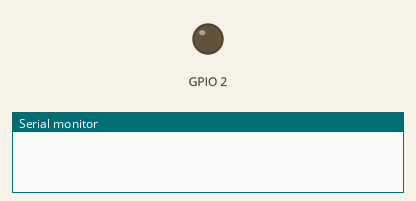
This sketch was run on a simulated ESP32. Shown: output pins drawn as LEDs (lit = HIGH), the last lines printed to the serial monitor. Dashed ring = blinking.

Above: at 1.0 s.
At 2.5 s:
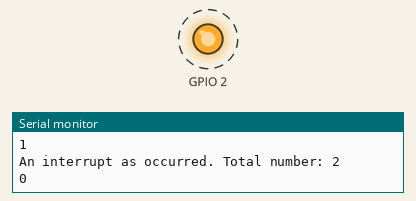
Timing chart, 0 to 4.6 s (numbered marks = the images above):
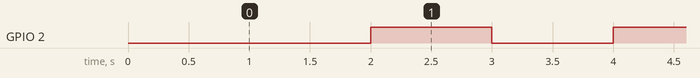

Measured:
- by itself, GPIO 2: alternates HIGH for 1.0 s and LOW for 1.0 s

The sketch:

ESP32_ABU2023_DEMO5_TIMER_INTERRUPT_AND_DUAL_CORE.ino
```cpp
volatile uint8_t state = 0;

volatile int interruptCounter;
int totalInterruptCounter;
hw_timer_t * timer = NULL;
portMUX_TYPE timerMux = portMUX_INITIALIZER_UNLOCKED;
void IRAM_ATTR onTimer() {
  portENTER_CRITICAL_ISR(&timerMux);
  interruptCounter++;
  digitalWrite(2,state);
  state = !state;
  portEXIT_CRITICAL_ISR(&timerMux);

}

void setup() {
  // put your setup code here, to run once:
  Serial.begin(115200);
  pinMode(2,OUTPUT);
  timer = timerBegin(0, 80, true);

  timerAttachInterrupt(timer, &onTimer, true);

  timerAlarmWrite(timer, 1000000, true);
  timerAlarmEnable(timer);

}

void loop() {
  // put your main code here, to run repeatedly:
   if (interruptCounter > 0) {

    portENTER_CRITICAL(&timerMux);
    interruptCounter--;

    portEXIT_CRITICAL(&timerMux);

    totalInterruptCounter++;

    Serial.print("An interrupt as occurred. Total number: ");
    Serial.println(totalInterruptCounter);
    Serial.println(state);

  }
}
```
